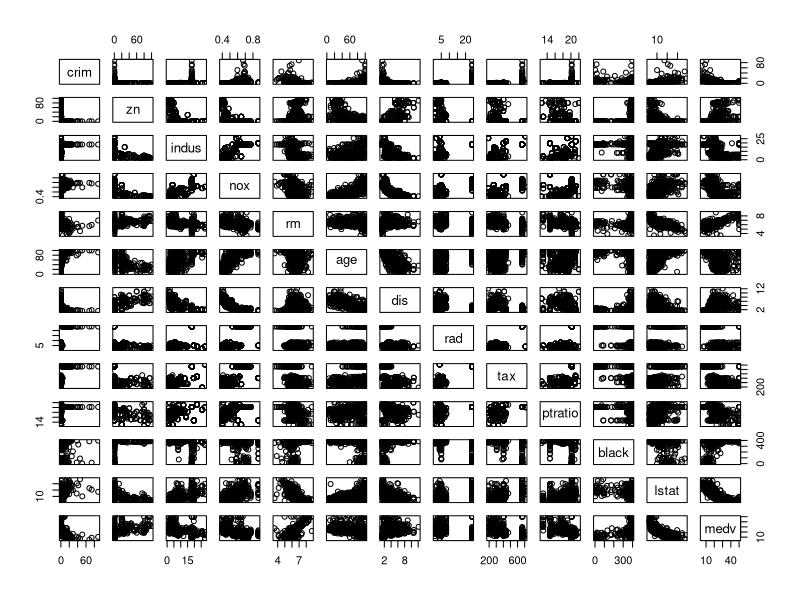
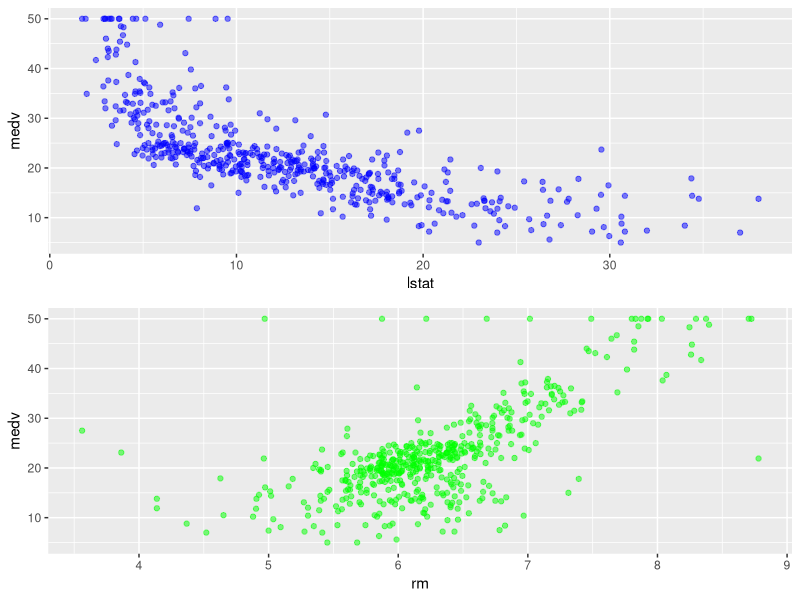
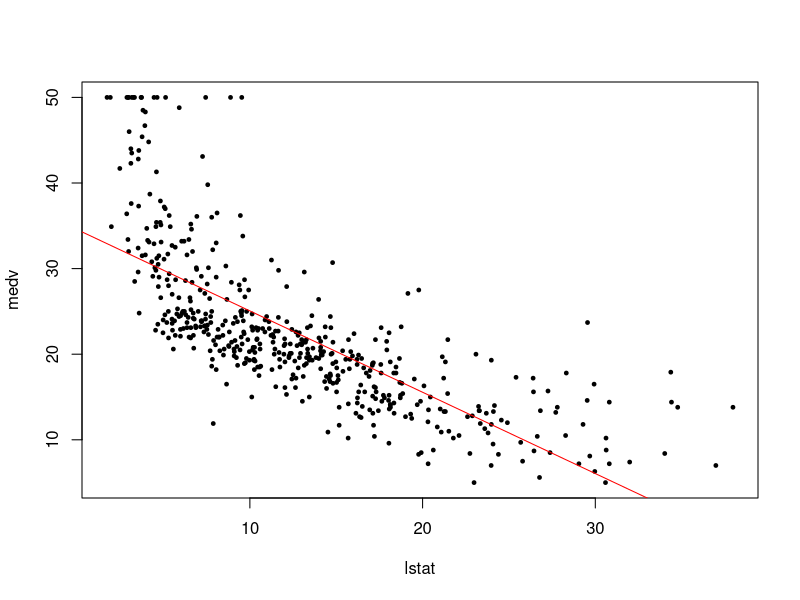

The R source for these figures, in order:
## ---- chunk 1
knitr::opts_chunk$set(echo = TRUE)
## ---- chunk 2
require(MASS)
data("Boston", package="MASS")
str(Boston)
## ---- chunk 3
Boston$chas=factor(Boston$chas, labels=c("No", "Yes"))
summary(Boston)
## ---- chunk 4
Boston$medv
require(tidyverse)

Boston %>%
    select(!chas) %>%
    cor()

jpeg("D:\\MACHINE LEARNING\\Anyinam\\th\\medv_cor.jpeg")
{
Boston %>%
    select(!chas) %>%
    pairs()    
}
dev.off()
## ---- chunk 5
require(gridExtra)

jpeg("D:\\MACHINE LEARNING\\Anyinam\\th\\scatter_plot_rm_lstat.jpeg")
p1 = ggplot(Boston, aes(x=lstat, y=medv))+ 
geom_point(alpha=0.5, col="blue")

p2=ggplot(Boston, aes(x=rm, y=medv))+
geom_point(alpha=0.5, col="green")

grid.arrange(p1,p2)
dev.off()

## ---- chunk 6
m1 =lm(medv~lstat, data=Boston)
summary(m1)

## ---- chunk 7
jpeg("D:\\MACHINE LEARNING\\Anyinam\\th\\medv_abline.jpeg")
par(mfrow=c(1,1))

plot(Boston$lstat,Boston$medv,pch=19,cex=0.5, xlab="lstat", ylab="medv") 
abline(m1,col="red")
dev.off()
## ---- chunk 8

coefficients(m1)
## ---- chunk 9
confint(m1, level = 0.95)

